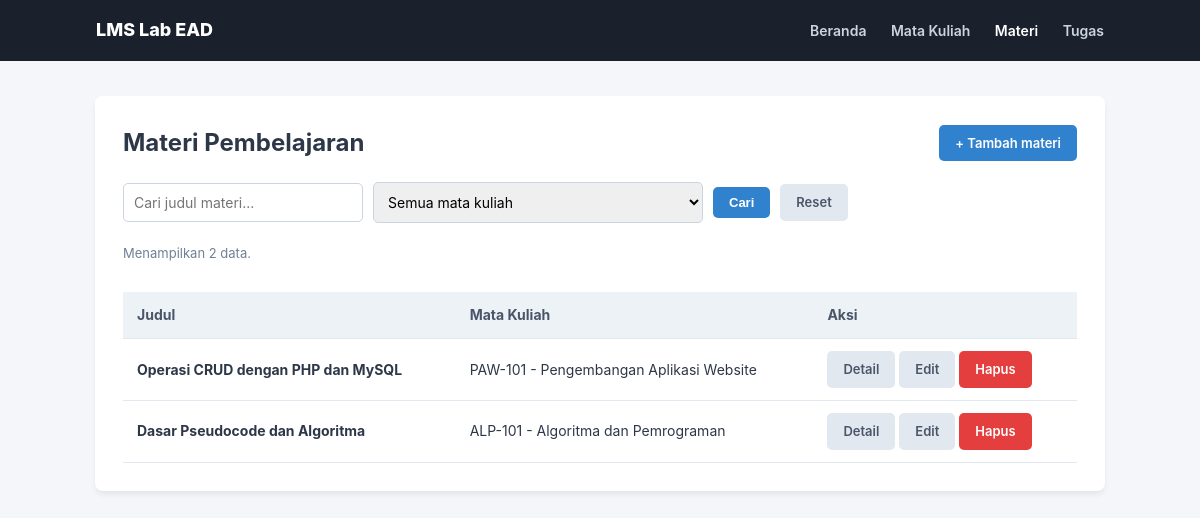
The app's page /materi.php with its own data.
### tables this page shows
CREATE TABLE IF NOT EXISTS materi (
    id INT UNSIGNED AUTO_INCREMENT PRIMARY KEY,
    mata_kuliah_id INT UNSIGNED NOT NULL,
    judul VARCHAR(150) NOT NULL,
    isi TEXT NOT NULL,
    tautan VARCHAR(255) NOT NULL,
    FOREIGN KEY (mata_kuliah_id) REFERENCES mata_kuliah(id) ON DELETE RESTRICT
);

CREATE TABLE IF NOT EXISTS mata_kuliah (
    id INT UNSIGNED AUTO_INCREMENT PRIMARY KEY,
    kode VARCHAR(20) NOT NULL UNIQUE,
    nama VARCHAR(100) NOT NULL,
    dosen VARCHAR(100) NOT NULL,
    semester TINYINT UNSIGNED NOT NULL
);

### materi.php (the view, shortened to what this page needs)
<?php
require 'koneksi.php';
$cari = trim($_GET['cari'] ?? '');
$query = "SELECT m.*, mk.nama AS nama_mk, mk.kode AS kode_mk
          FROM materi m
          JOIN mata_kuliah mk ON m.mata_kuliah_id = mk.id
          WHERE m.judul LIKE ?";
$params = ["%" . $cari . "%"];
$types = "s";
$query .= " ORDER BY m.id DESC";
$stmt = $conn->prepare($query);
$stmt->bind_param($types, ...$params);
$stmt->execute();
$hasil = $stmt->get_result();
?>
<!DOCTYPE html>
<html lang="id">
<head>
    <link rel="stylesheet" href="style.css">
</head>
<body>
    <header class="navbar">
        <div style="font-weight: 800; font-size: 18px;">LMS Lab EAD</div>
        <nav>
            <a href="index.php">Beranda</a>
            <a href="matakuliah.php">Mata Kuliah</a>
            <a href="materi.php" class="active">Materi</a>
            <a href="tugas.php">Tugas</a>
        </nav>
    </header>
    <main class="container">
        <div class="card">
            <div style="display: flex; justify-content: space-between; align-items: center; margin-bottom: 20px;">
                <h2 style="margin: 0;">Materi Pembelajaran</h2>
                <a href="tambah_materi.php" class="btn btn-primary">+ Tambah materi</a>
            </div>
            <form method="get" class="filter-bar">
                <input type="text" name="cari" placeholder="Cari judul materi..." value="<?= htmlspecialchars($cari); ?>">
                <select name="mata_kuliah_id">
                    <option value="">Semua mata kuliah</option>
                </select>
                <button type="submit" class="btn btn-primary">Cari</button>
                <a href="materi.php" class="btn btn-secondary">Reset</a>
            </form>
            <p style="font-size: 13px; color: #718096;">Menampilkan <?= $hasil->num_rows; ?> data.</p>
            <?php if ($hasil->num_rows === 0): ?>
                <p>Data tidak ditemukan.</p>
            <?php else: ?>
                <div class="table-responsive">
                    <table>
                        <thead>
                            <tr>
                                <th>Judul</th>
                                <th>Mata Kuliah</th>
                                <th>Aksi</th>
                            </tr>
                        </thead>
                        <tbody>
                            <?php while ($row = $hasil->fetch_assoc()): ?>
                                <tr>
                                    <td><strong><?= htmlspecialchars($row['judul']); ?></strong></td>
                                    <td><?= htmlspecialchars($row['kode_mk'] . ' - ' . $row['nama_mk']); ?></td>
                                    <td>
                                        <a href="detail_materi.php?id=<?= $row['id']; ?>" class="btn btn-secondary">Detail</a>
                                        <a href="edit_materi.php?id=<?= $row['id']; ?>" class="btn btn-secondary">Edit</a>
                                        <a href="hapus_materi.php?id=<?= $row['id']; ?>" class="btn btn-danger">Hapus</a>
                                    </td>
                                </tr>
                            <?php endwhile; ?>
                        </tbody>
                    </table>
                </div>
            <?php endif; ?>
        </div>
    </main>
</body>
</html>

### style.css (style rules this page uses)
* { box-sizing: border-box; }
body { margin: 0; padding: 0; font-family: -apple-system, BlinkMacSystemFont, "Segoe UI", Roboto, Helvetica, Arial, sans-serif; background-color: #f4f6fa; color: #2d3748; line-height: 1.6; }
.navbar { background: #1a202c; color: #ffffff; padding: 16px 8%; display: flex; justify-content: space-between; align-items: center; }
.navbar a { color: #cbd5e0; text-decoration: none; margin-left: 20px; font-size: 14px; font-weight: 600; }
.navbar a:hover, .navbar a.active { color: #ffffff; }
.container { max-width: 1050px; margin: 35px auto; padding: 0 20px; }
.card { background: #ffffff; border-radius: 8px; box-shadow: 0 4px 6px -1px rgba(0,0,0,0.08); padding: 28px; margin-bottom: 25px; }
.table-responsive { overflow-x: auto; }
table { width: 100%; border-collapse: collapse; margin-top: 15px; }
table th, table td { padding: 12px 14px; text-align: left; border-bottom: 1px solid #e2e8f0; font-size: 14px; }
table th { background-color: #edf2f7; color: #4a5568; font-weight: 700; }
.btn { display: inline-block; padding: 8px 16px; border-radius: 5px; font-size: 13px; font-weight: 600; text-decoration: none; cursor: pointer; border: none; }
.btn-primary { background: #3182ce; color: white; }
.btn-secondary { background: #e2e8f0; color: #4a5568; }
.btn-danger { background: #e53e3e; color: white; }
input[type="text"], input[type="number"], input[type="date"], select, textarea { width: 100%; max-width: 600px; padding: 10px; border: 1px solid #cbd5e0; border-radius: 5px; font-size: 14px; font-family: inherit; }
.filter-bar { display: flex; gap: 10px; align-items: center; margin-bottom: 20px; flex-wrap: wrap; }
.filter-bar input, .filter-bar select { width: auto; min-width: 200px; }

### records on screen
materi: judul "Operasi CRUD dengan PHP dan MySQL", mata_kuliah.nama "PAW-101 - Pengembangan Aplikasi Website"
materi: judul "Dasar Pseudocode dan Algoritma", mata_kuliah.nama "ALP-101 - Algoritma dan Pemrograman"

### other values on screen
$hasil->num_rows "2"
